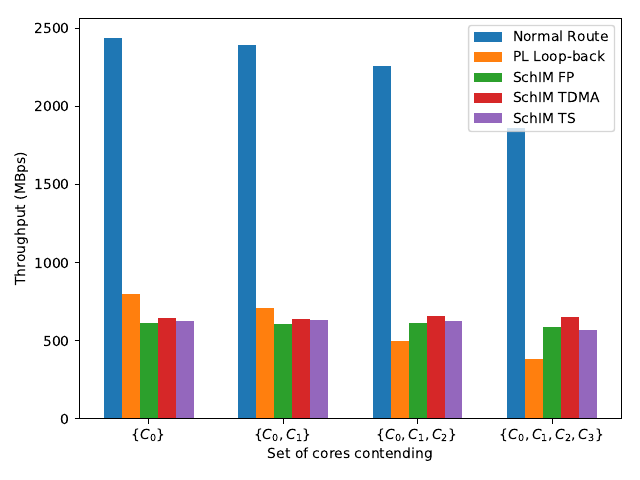

Here is the Python script that generated this plot:
import matplotlib.pyplot as plt
import numpy as np
import csv

def mbps(amount, duration):
    return (amount/duration)*(10**9)/(2**20)

def read(filepath, skip):
    res = []
    with open(filepath) as csv_file:
        csv_reader = csv.reader(csv_file, delimiter=',')
        for x in range(0, skip):
            next(csv_reader)
        for operation, seconds, nanoseconds, bytes in csv_reader:
            res.append(mbps(float(bytes), (int(seconds)*10**9)+float(nanoseconds)))
    return res



x = np.array([i*1.5 for i in range(4)])
x_labels = [
    '$\{C_{0}\}$',
    '$\{C_{0}, C_{1}\}$',
    '$\{C_{0}, C_{1}, C_{2}\}$',
    '$\{C_{0}, C_{1}, C_{2}, C_{3}\}$'
]

normal_route = [
    np.average(read("main_route/1_cores.csv", 1)),
    np.average(read("main_route/2_cores.csv", 1)),
    np.average(read("main_route/3_cores.csv", 1)),
    np.average(read("main_route/4_cores.csv", 1))
]
simple_loop_back = [
    np.average(read("simple_loop_back/1_cores.csv", 1)),
    np.average(read("simple_loop_back/2_cores.csv", 1)),
    np.average(read("simple_loop_back/3_cores.csv", 1)),
    np.average(read("simple_loop_back/4_cores.csv", 1))
]
SchIM_FP = [
    np.average(read("SchIM_FP/1_cores.csv", 1)),
    np.average(read("SchIM_FP/2_cores.csv", 1)),
    np.average(read("SchIM_FP/3_cores.csv", 1)),
    np.average(read("SchIM_FP/4_cores.csv", 1))
]
SchIM_TDMA = [
    np.average(read("SchIM_TDMA/1_cores.csv", 1)),
    np.average(read("SchIM_TDMA/2_cores.csv", 1)),
    np.average(read("SchIM_TDMA/3_cores.csv", 1)),
    np.average(read("SchIM_TDMA/4_cores.csv", 1))
]
SchIM_MG = [
    np.average(read("SchIM_MG/1_cores.csv", 1)),
    np.average(read("SchIM_MG/2_cores.csv", 1)),
    np.average(read("SchIM_MG/3_cores.csv", 1)),
    np.average(read("SchIM_MG/4_cores.csv", 1))
]

bar_width = 0.2

fig, ax = plt.subplots(1)
ax.bar(x+(-2*bar_width), normal_route,     width=bar_width, align="center", label="Normal Route")
ax.bar(x+(-1*bar_width), simple_loop_back, width=bar_width, align="center", label="PL Loop-back")
ax.bar(x+(+0*bar_width), SchIM_FP,         width=bar_width, align="center", label="SchIM FP")
ax.bar(x+(+1*bar_width), SchIM_TDMA,       width=bar_width, align="center", label="SchIM TDMA")
ax.bar(x+(+2*bar_width), SchIM_MG,         width=bar_width, align="center", label="SchIM TS")

print(simple_loop_back[0]-SchIM_FP[0])

plt.xlabel("Set of cores contending")
plt.xticks(x, x_labels)

plt.ylabel("Throughput (MBps)")

ax.legend()
fig.tight_layout()
plt.savefig("bw_comparisons.pdf", dpi=300)
